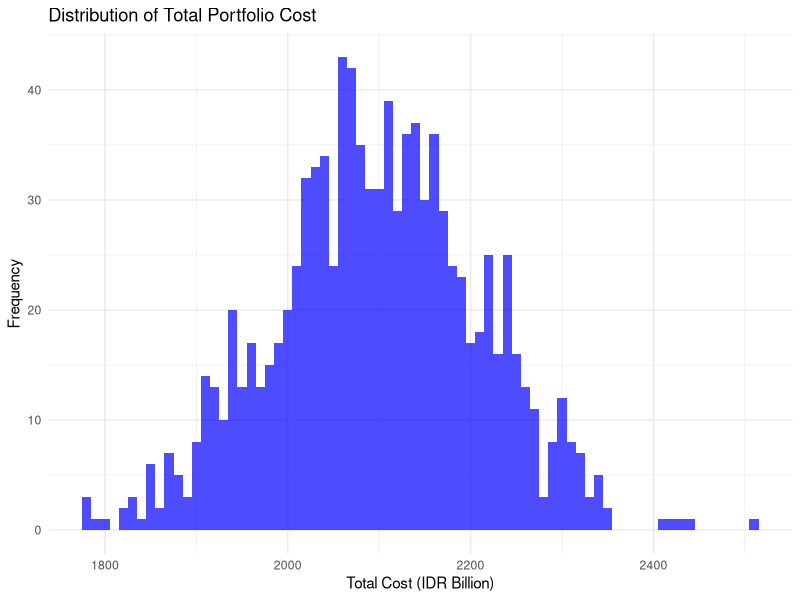
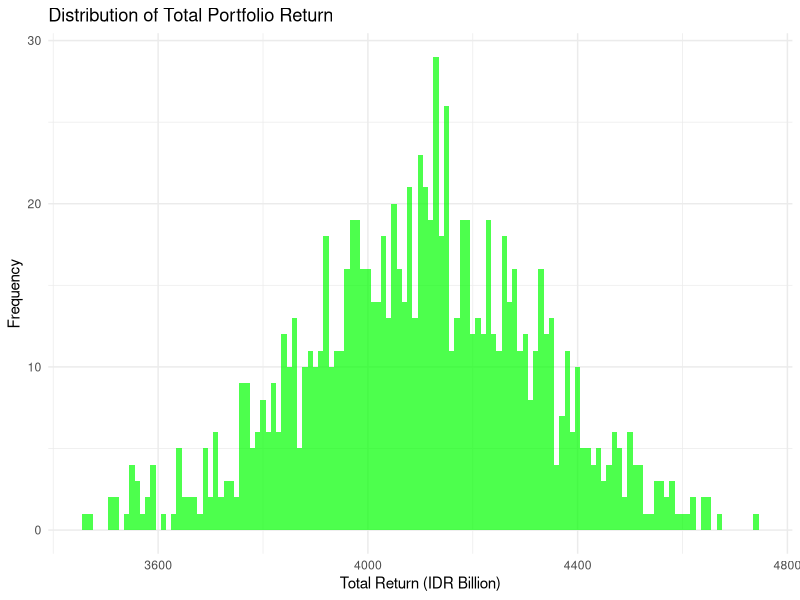
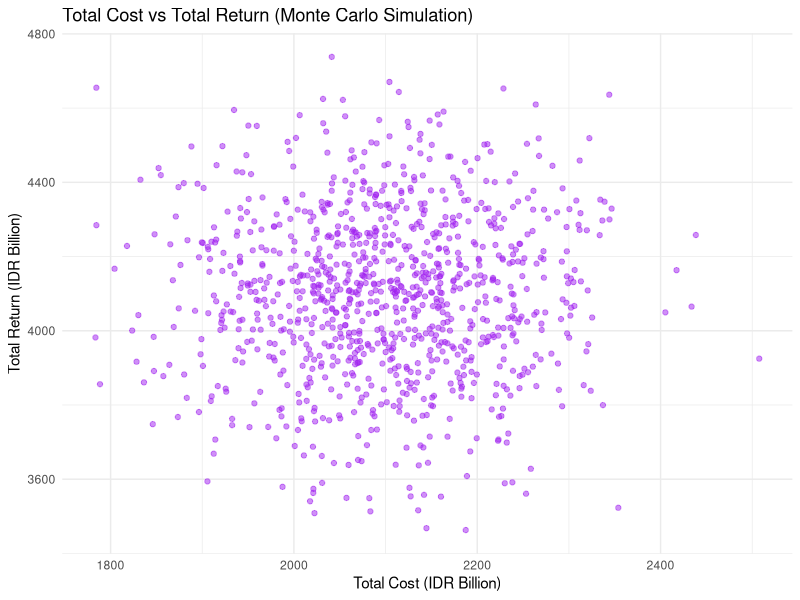

Source code (R) for these figures, in order:
# Install and load necessary libraries if you have not done so
install.packages("ggplot2")
install.packages("dplyr")
install.packages("reshape2")

library(ggplot2)
library(dplyr)
library(reshape2)

# Define the project data
projects <- c("Solar Power Plant", "E-Commerce Platform", "Smart City Development",
              "Data Center Expansion", "Electric Vehicle Factory")
mean_cost <- c(500, 200, 350, 450, 600)     # Mean cost in IDR Billion
sd_cost <- c(50, 30, 40, 55, 70)            # Cost standard deviation in IDR Billion
mean_return <- c(900, 400, 750, 850, 1200)  # Mean return in IDR Billion
sd_return <- c(100, 60, 80, 90, 150)        # Return standard deviation in IDR Billion

# Number of Monte Carlo simulations
n_simulations <- 1000

# Monte Carlo Simulation: Randomly generate costs and returns for each project
set.seed(123)  # For reproducibility

simulation_results <- data.frame(matrix(nrow = n_simulations, ncol = 2))

for (i in 1:n_simulations) {
  
  # Generate random costs and returns using normal distribution
  random_costs <- rnorm(length(projects), mean_cost, sd_cost)
  random_returns <- rnorm(length(projects), mean_return, sd_return)
  
  # Total cost and total return for the portfolio
  total_cost <- sum(random_costs)
  total_return <- sum(random_returns)
  
  # Store the simulation results
  simulation_results[i, ] <- c(total_cost, total_return)
}

colnames(simulation_results) <- c("Total_Cost", "Total_Return")

# Summary of simulation results
summary(simulation_results)

# Histogram of Total Cost
ggplot(simulation_results, aes(x = Total_Cost)) +
  geom_histogram(binwidth = 10, fill = "blue", alpha = 0.7) +
  labs(title = "Distribution of Total Portfolio Cost", 
       x = "Total Cost (IDR Billion)", 
       y = "Frequency") +
  theme_minimal()

# Histogram of Total Return
ggplot(simulation_results, aes(x = Total_Return)) +
  geom_histogram(binwidth = 10, fill = "green", alpha = 0.7) +
  labs(title = "Distribution of Total Portfolio Return", 
       x = "Total Return (IDR Billion)", 
       y = "Frequency") +
  theme_minimal()

# Scatter plot of Total Cost vs Total Return to visualize trade-offs
ggplot(simulation_results, aes(x = Total_Cost, y = Total_Return)) +
  geom_point(alpha = 0.5, color = "purple") +
  labs(title = "Total Cost vs Total Return (Monte Carlo Simulation)", 
       x = "Total Cost (IDR Billion)", 
       y = "Total Return (IDR Billion)") +
  theme_minimal()
